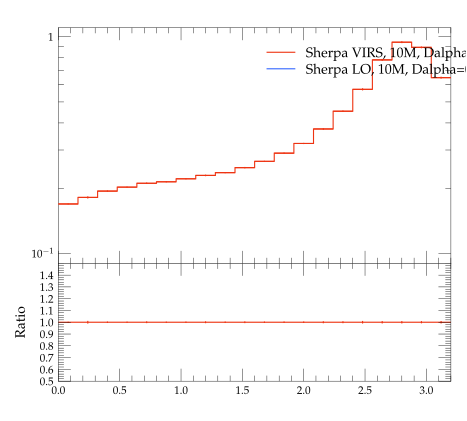

Recreate this plot in Python.
#! /usr/bin/env python

# This Python script was auto-generated using YODA v2.0.0.
# Analysis object: /evtb/inc_tjg_dphi
# Timestamp: 16-04-2024 (10:08:55)

import matplotlib as mpl
import matplotlib.pyplot as plt
mpl.use('Agg') # comment out for interactive use
import os
import numpy as np

plotDir = os.path.split(os.path.realpath(__file__))[0]
if 'YODA_USER_PLOT_PATH' in globals():
    plot_outdir = globals()['YODA_USER_PLOT_PATH']
else:
    plot_outdir = plotDir

#plot style
plt.style.use(os.path.join(plotDir, '../default.mplstyle'))
# plot metadata
figW, figH = plt.rcParams['figure.figsize']
ax_xLabel = r''
ax_yLabel = r''
ax_title  = r''
ax_xScale = 'linear'
ax_yScale = 'log'
xLims = (0.0, 3.2)
yLims = (0.09000000000000001, 1.1)

# TeX-friendly labels for the legend
labels = [ r"Sherpa VIRS, 10M, Dalpha=0.01", r"Sherpa LO, 10M, Dalpha=0.01" ]

# Create figure and axis objects
fig, (ax, ratio0_ax) = plt.subplots(2, 1, sharex=True,
                  figsize=(figW,figH), gridspec_kw={'height_ratios': (2, 1)})
ratio0_ax.yaxis.set_major_locator(mpl.ticker.MultipleLocator(0.1))
ratio0_ax.set_ylim(0.5, 1.4999)
ratio0_ax.set_ylabel('Ratio')

# LineColor map: curve index -> color
linecolors = {0: '#EE3311', 1: '#3366FF'}
# the numerical data is stored in a separate file
dataf = dict()
prefix = os.path.split(__file__)[0]
if prefix:    prefix = prefix + '/'
exec(open(prefix+'inc_tjg_dphi__data.py').read(), dataf)


legend_handles = [] # keep track of handles for the legend

# style options for curves
# starts at zorder>=5 to draw curve on top of legend
styles = {
  'curve0': {
    'color' : linecolors[0],
    'linestyle' : '-',
    'marker' : 'o',
    'zorder' : 5,
    'histstyle' : True,
  },
  'curve1': {
    'color' : linecolors[1],
    'linestyle' : '-',
    'marker' : 'o',
    'zorder' : 6,
    'histstyle' : True,
  },
}
# curve from input yoda files in main panel
for label in dataf['yvals'].keys():
    if all(np.isnan(v) for v in dataf['yvals'][label]):
        continue
    tmp = None
    if styles[label]['histstyle']: # draw as histogram
        tmp, = ax.plot(dataf['xedges'], dataf['yedges'][label],
                       color=styles[label]['color'],
                       linestyle=styles[label]['linestyle'],
                       drawstyle='steps-pre', solid_joinstyle='miter',
                       zorder=styles[label]['zorder'], label=label)
        ax.errorbar(dataf['xpoints'], dataf['yvals'][label], color=styles[label]['color'],
                    xerr=dataf['xerrs'], yerr=[dataf['ydowns'][label], dataf['yups'][label]],
                    linestyle='none', zorder=styles[label]['zorder'])
    else: # draw as scatter
        tmp = ax.errorbar(dataf['xpoints'], dataf['yvals'][label],
                          xerr=dataf['xerrs'],
                          yerr=[ dataf['ydowns'][label],
                          dataf['yups'][label] ],
                          fmt=styles[label]['marker'],
                          ecolor=styles[label]['color'],
                          color=styles[label]['color'], zorder=2)
        tmp[-1][0].set_linestyle(styles[label]['linestyle'])
    legend_handles += [tmp]
    for varLabel in dataf['variation_yvals'].keys():
        if varLabel.startswith(label):
            tmp, = ax.plot(dataf['xedges'], dataf['variation_yvals'][varLabel],
                           color=styles[label]['color'],
                           linestyle=styles[label]['linestyle'],
                           drawstyle='steps-pre', solid_joinstyle='miter',
                           zorder=styles[label]['zorder'], alpha=0.5)


# plots on ratio panel
# curve from input yoda files in ratio panel
for label, yvals in dataf['ratio0_yvals'].items():
    if all(np.isnan(v) for v in yvals):
        continue
    if styles[label]['histstyle']: # plot as histogram
        ratio0_ax.plot(dataf['xedges'], yvals,
                       color=styles[label]['color'],
                       linestyle=styles[label]['linestyle'],
                       drawstyle='steps-pre', zorder=1,
                       solid_joinstyle='miter')
        ratio0_ax.vlines(dataf['xpoints'],
                         dataf['ratio0_ymin'][label],
                         dataf['ratio0_ymax'][label],
                         color=styles[label]['color'], zorder=1)
    else: # plot as scatter
        tmp = ratio0_ax.errorbar(dataf['xpoints'],
                                 yvals, xerr=dataf['xerrs'],
                                 yerr=dataf['ratio0_yerrs'][label],
                                 fmt=styles[label]['marker'],
                                 ecolor=styles[label]['color'],
                                 color=styles[label]['color'])
        tmp[-1][0].set_linestyle(styles[label]['linestyle'])

    for varlabel in dataf['ratio0_variation_vals'].keys():
        if varlabel.startswith(label):
            ratio0_ax.plot(dataf['xedges'],
                            dataf['ratio0_variation_vals'][varlabel],
                            color=styles[label]['color'],
                            linestyle=styles[label]['linestyle'],
                            drawstyle='steps-pre', solid_joinstyle='miter',
                            zorder=1, alpha=0.5)

legend_pos = (0.5, 0.97)
ax.legend(legend_handles, labels, loc='upper left', bbox_to_anchor=legend_pos)

# set plot metadata as defined above
ratio0_ax.set_xlabel(ax_xLabel)
ratio0_ax.xaxis.set_label_coords(1., -.15)
ax.set_ylabel(ax_yLabel, loc='top')
ax.set_title(ax_title, loc='left')
ax.set_xscale(ax_xScale)
ax.set_yscale(ax_yScale)
ax.set_xlim(xLims)
ax.set_ylim(yLims)

# tick formatting
plt.rcParams['xtick.top'] = True
plt.rcParams['ytick.right'] = True
ax.yaxis.set_major_locator(mpl.ticker.LogLocator(base=10.0, numticks=np.inf))
ax.yaxis.set_minor_locator(mpl.ticker.LogLocator(
                           base=10.0, subs=np.arange(0.1, 1, 0.1), numticks=np.inf))
fig.align_ylabels((ax, ratio0_ax))
plt.savefig(os.path.join(plot_outdir, 'inc_tjg_dphi.pdf'), format='PDF')
plt.savefig(os.path.join(plot_outdir, 'inc_tjg_dphi.png'), format='PNG')

plt.close(fig)
